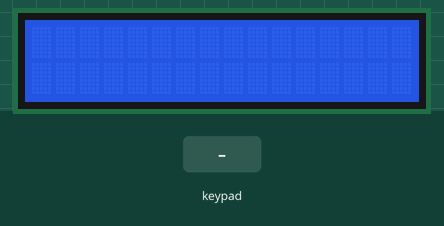
Simulated run of this sketch. Board: Arduino Uno, built with avr-gcc and run on an emulated ATmega328P. Parts: 16×2 character LCD. The test bench sets the inputs (shaded band).

Above: at 1.2 s.
1.3 s: keypad keys 4 3 2 1 pressed 0.4 s apart
At 3.5 s:
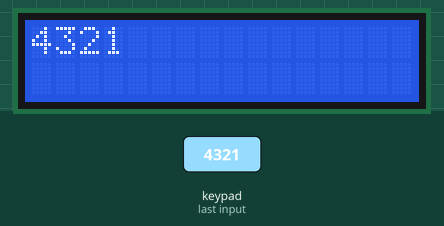
4.4 s: key '1' pressed
At 5.6 s:
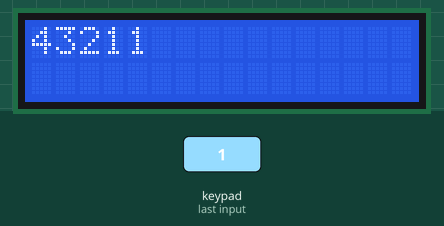
5.9 s: key '2' pressed
At 6.9 s:
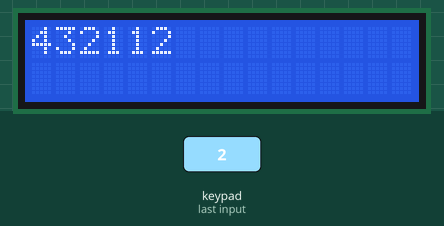
7.4 s: keypad keys 4 3 2 1 # pressed 0.4 s apart
At 9.3 s:
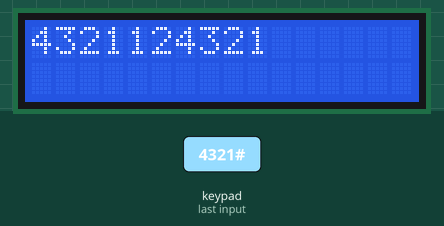
Timing chart, 0 to 10.8 s (numbered marks = the images above; inputs shaded):
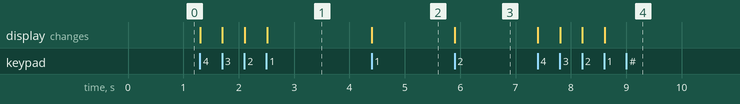

The sketch:

keypad.ino
```cpp
#include <Keypad.h>
#include <Wire.h>
#include <LiquidCrystal_I2C.h>

// Set the LCD address to 0x27 for a 16 chars and 2 line display
LiquidCrystal_I2C lcd(0x27, 16, 2);

const byte ROWS = 4; //4 baris
const byte COLS = 3; //3 kolom
char keys[ROWS][COLS] = {
    {'1','2','3'},
    {'4','5','6'},
    {'7','8','9'},
    {'*','0','#'}
  };

byte rowPins[ROWS] = {4, 3, 2, 1}; //pinout baris yang terhubung pada keypad
byte colPins[COLS] = {7, 6, 5}; //pinout kolom yang terhubung pada keypad

Keypad keypad = Keypad( makeKeymap(keys), rowPins, colPins, ROWS, COLS);

void setup(){
  // initialize the LCD
  lcd.begin();

}

void loop(){
  char key = keypad.getKey();

  if(key){
      switch (key){
          case '0':
          case '1':
          case '2':
          case '3':
          case '4':
          case '5':
          case '6':
          case '7':
          case '8':
          case '9':
            lcd.print(key);
            break;
          case '#':
            lcd.setCursor(0,1);
            break;
          case '*':
            lcd.clear();
            lcd.setCursor(0,0);
            break;
        }
    }

}
```

Measured:
- after the input at 1.3 s, the display: first changes at once (image 1 shows a later state)
- after the input at 4.4 s, the display: changes at once (image 2)
- after the input at 5.9 s, the display: changes at once (image 3)
- after the input at 7.4 s, the display: first changes at once (image 4 shows a later state)
